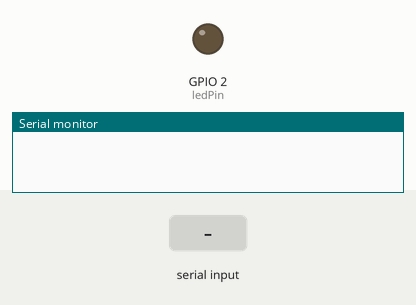
Recording of a sketch running on a simulated ESP32. Parts: output pins drawn as LEDs (lit = HIGH), the last lines printed to the serial monitor. The inputs (shaded band) are chosen by the test bench.

Above: at 1.2 s.
1.3 s: "on\n" received over Serial
At 2.5 s:
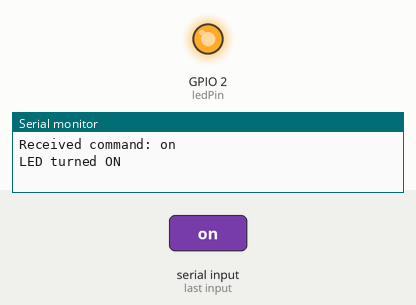
2.8 s: "off\n" received over Serial
At 3.7 s:
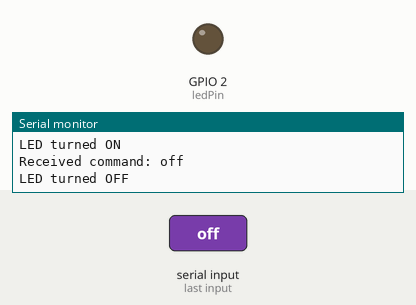
Timing chart, 0 to 5.8 s (numbered marks = the images above; inputs shaded):
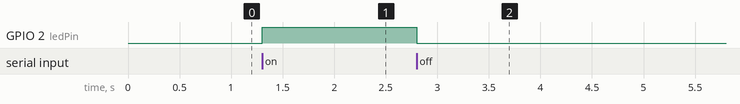

The sketch:

ESP32.ino
```cpp
//Using Arduino IDE
//Board used: ESP32-WROOM

const int ledPin = 2; // Onboard LED pin (GPIO2)

void setup() {
  Serial.begin(115200);
  pinMode(ledPin, OUTPUT);
}

void loop() {
  if (Serial.available() > 0) {
    String command = Serial.readStringUntil('\n');
    Serial.print("Received command: ");
    Serial.println(command);

    if (command == "on") {
      digitalWrite(ledPin, HIGH); // Turn the LED on
      Serial.println("LED turned ON");
    } else if (command == "off") {
      digitalWrite(ledPin, LOW); // Turn the LED off
      Serial.println("LED turned OFF");
    }
  }
}
```

Measured:
- after the input at 1.3 s, GPIO 2 (ledPin): LOW → HIGH at once
- after the input at 2.8 s, GPIO 2 (ledPin): HIGH → LOW at once
